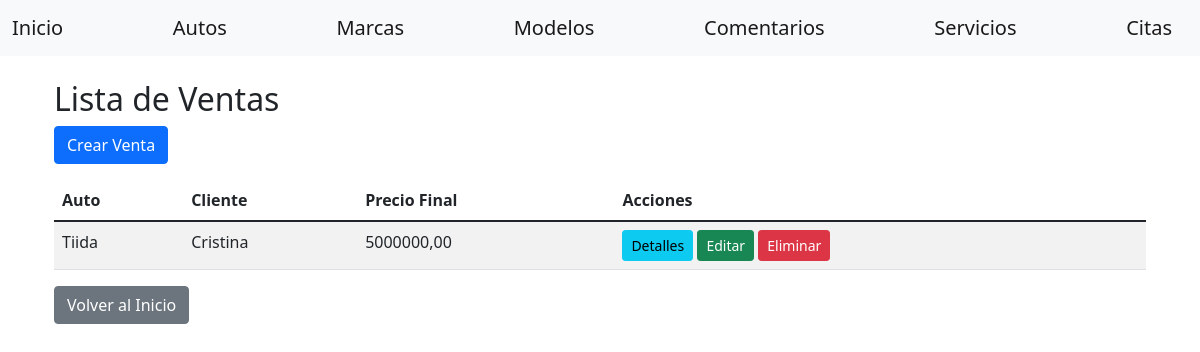
/gestion/ventas/, run on an earlier commit of the app's database.
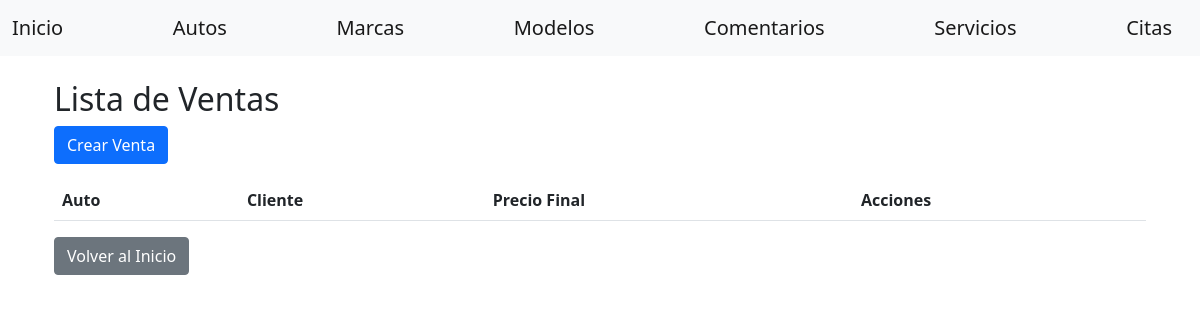
And on a later commit of the database.
### gestion/models.py (models this page shows, shortened)
class Venta(models.Model):
    auto = models.ForeignKey(Auto, on_delete=models.CASCADE)
    cliente = models.ForeignKey(Cliente, on_delete=models.CASCADE)
    fecha = models.DateTimeField(auto_now_add=True)
    precio_final = models.DecimalField(max_digits=10, decimal_places=2)

class Auto(models.Model):
    marca = models.ForeignKey(Marca, on_delete=models.CASCADE, default=1)
    modelo = models.ForeignKey(ModeloAuto, on_delete=models.CASCADE)
    categoria = models.ForeignKey(Categoria, on_delete=models.CASCADE)
    precio = models.DecimalField(max_digits=10, decimal_places=2)
    imagen = models.ImageField(upload_to='autos/')
    descripcion = models.TextField()

class ModeloAuto(models.Model):
    marca = models.ForeignKey(Marca, on_delete=models.CASCADE)
    nombre = models.CharField(max_length=100)

class Cliente(models.Model):
    user = models.OneToOneField(User, on_delete=models.CASCADE)
    telefono = models.CharField(max_length=15)
    direccion = models.CharField(max_length=255)

### gestion/views/venta_view.py (the view)
# urls.py: path('ventas/', venta_view.VentaListView.as_view(), name='venta-list'),
class VentaListView(View):
    def get(self, request, *args, **kwargs):
        repo = VentaRepository()
        ventas = repo.get_all()
        return render(
            request,
            'ventas/list.html',
            dict(
                ventas=ventas
            )
        )

### gestion/context_processors.py (called while the page is built)
def user_info(request):
    user = request.user if request.user.is_authenticated else None
    return {
        'authenticated_user': user
    }

def all_brands(request):
    brands = cache.get('brands')
    if brands is None:
        brands = Marca.objects.all()
        cache.set('brands', brands, 36000)  # Cache por 10 horas (36000 segundos)
    return {'all_brands': brands}

def all_categories(request):
    categories = cache.get('categories')
    if categories is None:
        categories = Categoria.objects.all()  # Devuelve objetos completos
        cache.set('categories', categories, 36000)  # Cache por 10 horas (36000 segundos)
    return {'all_categories': categories}

### gestion/repositories/venta_repository.py (called while the page is built)
    def get_all(self) -> List[Venta]:
        return Venta.objects.all()

### gestion/templates/ventas/list.html (shortened to what this page needs)
{% extends "home/base.html" %}
{% block content %}
<div class="container mt-3">
    <h2>Lista de Ventas</h2>
    <a href="{% url 'venta-create' %}" class="btn btn-primary mb-3">Crear Venta</a>
    <table class="table table-striped">
        <thead>
            <tr>
                <th>Auto</th>
                <th>Cliente</th>
                <th>Precio Final</th>
                <th>Acciones</th>
            </tr>
        </thead>
        <tbody>
            {% for venta in ventas %}
                <tr>
                    <td>{{ venta.auto.modelo.nombre }}</td>
                    <td>{{ venta.cliente.user.username }}</td>
                    <td>{{ venta.precio_final }}</td>
                    <td>
                        <a href="{% url 'venta-detail' venta.id %}" class="btn btn-info btn-sm">Detalles</a>
                        <a href="{% url 'venta-update' venta.id %}" class="btn btn-success btn-sm">Editar</a>
                        <form action="{% url 'venta-delete' venta.id %}" method="post" class="d-inline">
                            <button type="submit" class="btn btn-danger btn-sm">Eliminar</button>
                        </form>
                    </td>
                </tr>
            {% endfor %}
        </tbody>
    </table>
    <a href="{% url 'index' %}" class="btn btn-secondary">Volver al Inicio</a>
</div>
{% endblock %}

What changed in the data, as far as the page shows it:
removed Venta: auto.modelo.nombre "Tiida", cliente.user.username "Cristina", precio_final "5000000,00"
